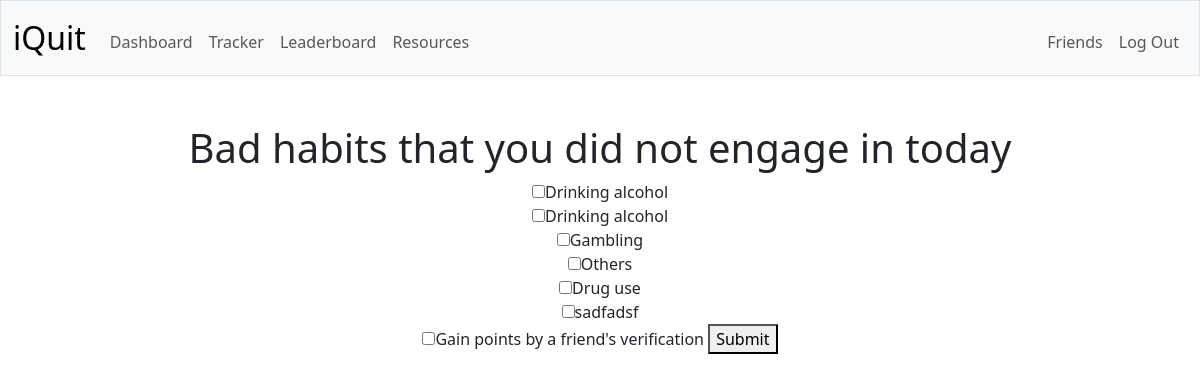
The app's page /tracker (signed in), older data.
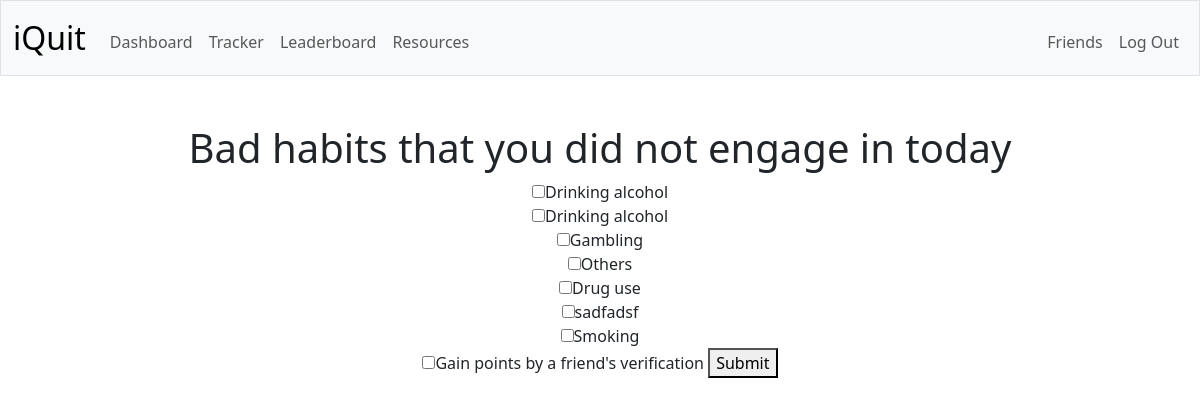
The same page, newer data.
### tables this page shows
CREATE TABLE habits (
    user_id INTEGER NOT NULL,
    habit TEXT NOT NULL,
    start_time NUMERIC NOT NULL,
    enter_time NUMERIC NOT NULL,
    streak INTEGER,
    FOREIGN KEY(user_id) REFERENCES users(id)
);

### app.py (the view)
@app.route("/tracker", methods=["GET", "POST"])
@login_required
def tracker():
    if request.method == "POST":
        daily_habits = request.form.getlist("habit")
        for habit in daily_habits:
            db.execute(
                "UPDATE habits SET streak = streak + 1, enter_time = ?\
                WHERE habit = ?",
                datetime.datetime.now().date(),
                habit,
            )
        return redirect("/dashboard")
    else:
        habits = db.execute(
            "SELECT habit FROM habits WHERE user_id = ?", session["user_id"]
        )
        friends_list = db.execute("SELECT first_name, last_name, id FROM users WHERE id IN \
                                 (SELECT member2id FROM friendships WHERE member1id = ?)", session["user_id"])
        if not habits:
            return redirect("/add")
        """for row in habits:
            # SQLite store as string: has to convert to correct object for comparison
            if (
            datetime.datetime.strptime(row["enter_time"], "%Y-%m-%d").date()
            == datetime.datetime.now().date()
            ):
                return apology("Today's work is done", 403)

        else:"""
        return render_template("tracker.html", habits=habits, friends_list=friends_list)

### app.py (called while the page is built)
@app.after_request
def after_request(response):
    response.headers["Cache-Control"] = "no-cache, no-store, must-revalidate"
    response.headers["Expires"] = 0
    response.headers["Pragma"] = "no-cache"
    return response

### helpers.py (called while the page is built)
def login_required(f):
    @wraps(f)
    def decorated_function(*args, **kwargs):
        if session.get("user_id") is None:
            return redirect("/login")
        return f(*args, **kwargs)
    return decorated_function

### templates/tracker.html (shortened to what this page needs)
{% extends "layout.html" %}
{% block main %}
    <h1>Bad habits that you did not engage in today</h1>
    <form action="/tracker" method="post">
        {% for habit in habits %}
            <input name="habit" type="checkbox" value="{{ habit.habit }}">{{ habit.habit }}<br>
        {% endfor%}
        <input name="verification" type="checkbox" id="verification">Gain points by a friend's verification
        <button type="submit">Submit</button>
    </form>
{% endblock %}

Row changes from the older to the newer data that the page shows:
added habits: habit "Smoking"
